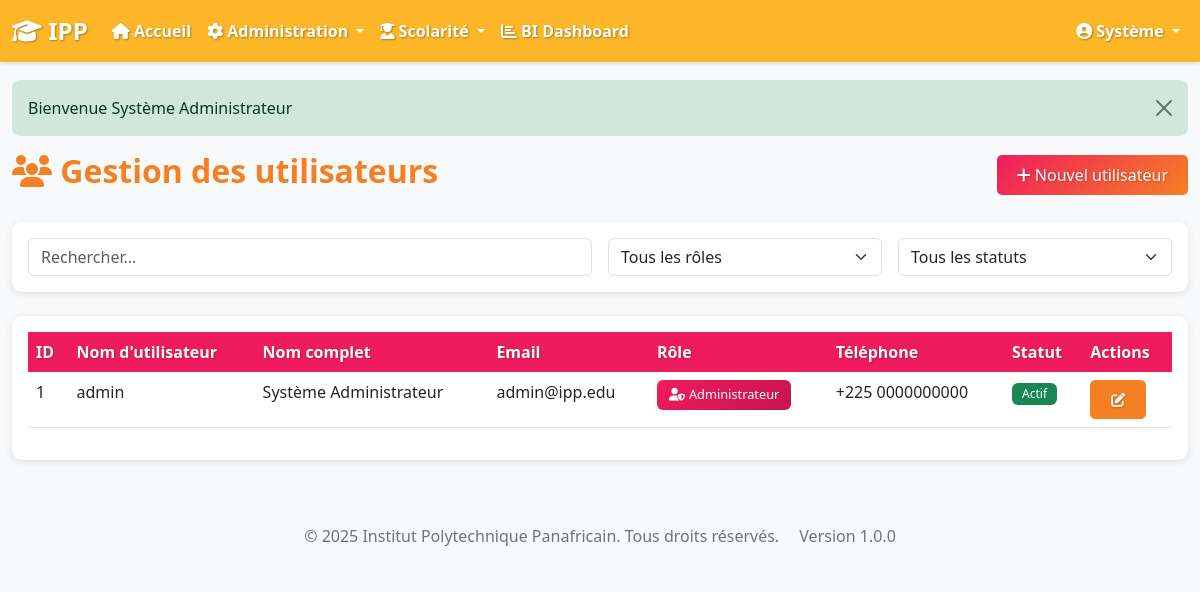
The page /admin/users.php (signed in) on the database its author committed.
### tables this page shows
CREATE TABLE users (
    id INT AUTO_INCREMENT PRIMARY KEY,
    username VARCHAR(50) UNIQUE NOT NULL,
    email VARCHAR(100) UNIQUE NOT NULL,
    password VARCHAR(255) NOT NULL,
    role ENUM('admin', 'scolarite', 'enseignant', 'etudiant', 'direction') NOT NULL,
    nom VARCHAR(100) NOT NULL,
    prenom VARCHAR(100) NOT NULL,
    telephone VARCHAR(20),
    photo VARCHAR(255),
    statut ENUM('actif', 'inactif') DEFAULT 'actif',
    created_at TIMESTAMP DEFAULT CURRENT_TIMESTAMP,
    updated_at TIMESTAMP DEFAULT CURRENT_TIMESTAMP ON UPDATE CURRENT_TIMESTAMP,
    INDEX idx_role (role),
    INDEX idx_statut (statut)
);

### includes/functions.php (called while the page is built, shortened)
<?php
function is_logged_in() {
    return isset($_SESSION['user_id']) && !empty($_SESSION['user_id']);
}
function has_role($role) {
    if (is_array($role)) {
        return in_array($_SESSION['user_role'], $role);
    }
    return $_SESSION['user_role'] === $role;
}
function get_logged_user() {
    return [
        'id' => $_SESSION['user_id'],
        'username' => $_SESSION['username'],
        'role' => $_SESSION['user_role'],
        'nom' => $_SESSION['user_nom'] ?? '',
        'prenom' => $_SESSION['user_prenom'] ?? ''
    ];
}
function get_flash_message() {
    if (isset($_SESSION['flash_message'])) {
        $message = $_SESSION['flash_message'];
        $type = $_SESSION['flash_type'] ?? 'info';
        return ['message' => $message, 'type' => $type];
    }
    return null;
}

### includes/security.php (called while the page is built, shortened)
<?php
function escape_html($string) {
    return htmlspecialchars($string, ENT_QUOTES, 'UTF-8');
}

### admin/users.php (the view, shortened to what this page needs)
<?php
$db = Database::getInstance()->getConnection();
$search = $_GET['search'] ?? '';
$page = isset($_GET['page']) ? max(1, intval($_GET['page'])) : 1;
$per_page = 10;
$offset = ($page - 1) * $per_page;
$sql = "SELECT * FROM users WHERE 1=1";
$params = [];
$sql .= " ORDER BY created_at DESC LIMIT ? OFFSET ?";
$params[] = $per_page;
$params[] = $offset;
$stmt = $db->prepare($sql);
$stmt->execute($params);
$users = $stmt->fetchAll();
include '../includes/header.php';
?>
<div class="row">
    <div class="col-12">
        <div class="d-flex justify-content-between align-items-center mb-4">
            <h2><i class="fas fa-users"></i> Gestion des utilisateurs</h2>
            <button class="btn btn-primary" data-bs-toggle="modal" data-bs-target="#userModal" onclick="resetForm()">
                <i class="fas fa-plus"></i> Nouvel utilisateur
            </button>
        </div>
    </div>
</div>
<div class="card mb-4">
    <div class="card-body">
        <form method="GET" class="row g-3">
            <div class="col-md-6">
                <input type="text" class="form-control" name="search" placeholder="Rechercher..." value="<?php echo htmlspecialchars($search); ?>">
            </div>
            <div class="col-md-3">
                <select class="form-select" id="role_filter" name="role">
                    <option value="">Tous les rôles</option>
                </select>
            </div>
            <div class="col-md-3">
                <select class="form-select" id="statut_filter" name="statut">
                    <option value="">Tous les statuts</option>
                </select>
            </div>
        </form>
    </div>
</div>
<div class="card">
    <div class="card-body">
        <div class="table-responsive">
            <table class="table table-hover">
                <thead>
                    <tr>
                        <th>ID</th>
                        <th>Nom d'utilisateur</th>
                        <th>Nom complet</th>
                        <th>Email</th>
                        <th>Rôle</th>
                        <th>Téléphone</th>
                        <th>Statut</th>
                        <th>Actions</th>
                    </tr>
                </thead>
                <tbody>
                    <?php foreach ($users as $user): ?>
                    <tr>
                        <td><?php echo $user['id']; ?></td>
                        <td><?php echo escape_html($user['username']); ?></td>
                        <td><?php echo escape_html($user['prenom'] . ' ' . $user['nom']); ?></td>
                        <td><?php echo escape_html($user['email']); ?></td>
                        <td>
                            <?php
                            $role_colors = [
                                'admin' => 'background: linear-gradient(135deg, #ef1c5d 0%, #c71450 100%);',
                                'scolarite' => 'background: linear-gradient(135deg, #6f42c1 0%, #5a32a3 100%);',
                                'enseignant' => 'background: linear-gradient(135deg, #f58024 0%, #d66a1a 100%);',
                                'etudiant' => 'background: linear-gradient(135deg, #28a745 0%, #1e7e34 100%);',
                                'bi' => 'background: linear-gradient(135deg, #17a2b8 0%, #138496 100%);'
                            ];
                            $role_icons = [
                                'admin' => 'fas fa-user-shield',
                                'scolarite' => 'fas fa-user-tie',
                                'enseignant' => 'fas fa-chalkboard-teacher',
                                'etudiant' => 'fas fa-user-graduate',
                                'bi' => 'fas fa-chart-pie'
                            ];
                            $role_style = $role_colors[$user['role']] ?? 'background: #6c757d;';
                            $role_icon = $role_icons[$user['role']] ?? 'fas fa-user';
                            ?>
                            <span class="badge" style="<?php echo $role_style; ?> padding: 8px 12px; font-size: 0.8rem;">
                                <i class="<?php echo $role_icon; ?> me-1"></i><?php echo ROLES[$user['role']]; ?>
                            </span>
                        </td>
                        <td><?php echo escape_html($user['telephone']); ?></td>
                        <td>
                            <span class="badge bg-<?php echo $user['statut'] === 'actif' ? 'success' : 'secondary'; ?>">
                                <?php echo ucfirst($user['statut']); ?>
                            </span>
                        </td>
                        <td>
                            <button class="btn btn-sm btn-info" onclick="editUser(<?php echo htmlspecialchars(json_encode($user)); ?>)">
                                <i class="fas fa-edit"></i>
                            </button>
                        </td>
                    </tr>
                    <?php endforeach; ?>
                </tbody>
            </table>
        </div>
    </div>
</div>
<?php include '../includes/footer.php'; ?>

### includes/header.php (shortened to what this page needs)
<?php
$current_user = get_logged_user();
?>
<!DOCTYPE html>
<html lang="fr">
<head>
    <link href="https://cdn.jsdelivr.net/npm/bootstrap@5.3.0/dist/css/bootstrap.min.css" rel="stylesheet">
    <link href="https://cdnjs.cloudflare.com/ajax/libs/font-awesome/6.4.0/css/all.min.css" rel="stylesheet">
    <link href="<?php echo BASE_URL; ?>/assets/css/style.css" rel="stylesheet">
</head>
<body>
    <nav class="navbar navbar-expand-lg navbar-dark bg-primary fixed-top">
        <div class="container-fluid">
            <a class="navbar-brand" href="<?php echo BASE_URL; ?>/index.php">
                <i class="fas fa-graduation-cap"></i> <?php echo APP_SHORT_NAME; ?>
            </a>
            <div class="collapse navbar-collapse" id="navbarNav">
                <ul class="navbar-nav me-auto">
                    <li class="nav-item">
                        <a class="nav-link" href="<?php echo BASE_URL; ?>/index.php">
                            <i class="fas fa-home"></i> Accueil
                        </a>
                    </li>
                    <?php if (has_role(['admin'])): ?>
                    <li class="nav-item dropdown">
                        <a class="nav-link dropdown-toggle" href="#" id="adminDropdown" role="button" data-bs-toggle="dropdown">
                            <i class="fas fa-cog"></i> Administration
                        </a>
                    </li>
                    <?php endif; ?>
                    <?php if (has_role(['admin', 'scolarite'])): ?>
                    <li class="nav-item dropdown">
                        <a class="nav-link dropdown-toggle" href="#" id="navbarScolarite" role="button" data-bs-toggle="dropdown">
                            <i class="fas fa-user-graduate"></i> Scolarité
                        </a>
                    </li>
                    <?php endif; ?>
                    <?php if (has_role(['admin', 'direction'])): ?>
                    <li class="nav-item">
                        <a class="nav-link" href="<?php echo BASE_URL; ?>/bi/dashboard.php">
                            <i class="fas fa-chart-bar"></i> BI Dashboard
                        </a>
                    </li>
                    <?php endif; ?>
                </ul>
                <ul class="navbar-nav">
                    <li class="nav-item dropdown">
                        <a class="nav-link dropdown-toggle" href="#" id="navbarUser" role="button" data-bs-toggle="dropdown">
                            <i class="fas fa-user-circle"></i> <?php echo $current_user['prenom']; ?>
                        </a>
                    </li>
                </ul>
            </div>
        </div>
    </nav>
    <?php if (has_role(['etudiant', 'enseignant'])): ?>
    <div class="d-flex" style="margin-top: 56px;">
        <div class="sidebar border-end" style="width: 280px; min-height: calc(100vh - 56px); position: fixed; top: 56px; left: 0; overflow-y: auto; background: linear-gradient(180deg, #ef1c5d 0%, #c71450 100%);">
            <div class="p-3">
                <?php if (has_role('enseignant')): ?>
                <div class="sidebar-header mb-4 pb-3" style="border-bottom: 1px solid rgba(255,255,255,0.2);">
                    <div class="d-flex align-items-center">
                        <div style="width: 45px; height: 45px; background: rgba(255,255,255,0.2); border-radius: 12px; display: flex; align-items: center; justify-content: center; margin-right: 12px;">
                            <i class="fas fa-chalkboard-teacher text-white"></i>
                        </div>
                        <div>
                            <h6 class="mb-0 text-white fw-bold" style="font-size: 0.9rem;">ESPACE ENSEIGNANT</h6>
                            <small style="color: rgba(255,255,255,0.7); font-size: 0.75rem;">Gestion pédagogique</small>
                        </div>
                    </div>
                </div>
                <nav class="nav flex-column">
                    <a class="nav-link sidebar-link" href="<?php echo BASE_URL; ?>/enseignant/classes.php">
                        <i class="fas fa-school"></i> Mes Classes
                    </a>
                    <a class="nav-link sidebar-link" href="<?php echo BASE_URL; ?>/enseignant/matieres.php">
                        <i class="fas fa-book"></i> Mes Matières
                    </a>
                    <a class="nav-link sidebar-link" href="<?php echo BASE_URL; ?>/enseignant/notes.php">
                        <i class="fas fa-edit"></i> Saisie des notes
                    </a>
                    <a class="nav-link sidebar-link" href="<?php echo BASE_URL; ?>/enseignant/emploi-du-temps.php">
                        <i class="fas fa-calendar-alt"></i> Emploi du temps
                    </a>
                    <a class="nav-link sidebar-link" href="<?php echo BASE_URL; ?>/enseignant/absences.php">
                        <i class="fas fa-calendar-times"></i> Absences
                    </a>
                    <a class="nav-link sidebar-link" href="<?php echo BASE_URL; ?>/enseignant/annonces.php">
                        <i class="fas fa-bullhorn"></i> Annonces d'absence
                    </a>
                    <a class="nav-link sidebar-link" href="<?php echo BASE_URL; ?>/enseignant/documents.php">
                        <i class="fas fa-file-upload"></i> Documents
                    </a>
                </nav>
                <?php endif; ?>
                <?php if (has_role('etudiant')): ?>
                <div class="sidebar-header mb-4 pb-3" style="border-bottom: 1px solid rgba(255,255,255,0.2);">
                    <div class="d-flex align-items-center">
                        <div style="width: 45px; height: 45px; background: rgba(255,255,255,0.2); border-radius: 12px; display: flex; align-items: center; justify-content: center; margin-right: 12px;">
                            <i class="fas fa-user-graduate text-white"></i>
                        </div>
                        <div>
                            <h6 class="mb-0 text-white fw-bold" style="font-size: 0.9rem;">MON ESPACE</h6>
                            <small style="color: rgba(255,255,255,0.7); font-size: 0.75rem;">Suivi académique</small>
                        </div>
                    </div>
                </div>
                <nav class="nav flex-column">
                    <a class="nav-link sidebar-link" href="<?php echo BASE_URL; ?>/etudiant/notes.php">
                        <i class="fas fa-chart-line"></i> Mes notes
                    </a>
                    <a class="nav-link sidebar-link" href="<?php echo BASE_URL; ?>/etudiant/bulletins.php">
                        <i class="fas fa-file-alt"></i> Bulletins
                    </a>
                    <a class="nav-link sidebar-link" href="<?php echo BASE_URL; ?>/etudiant/emploi-du-temps.php">
                        <i class="fas fa-calendar-alt"></i> Emploi du temps
                    </a>
                    <a class="nav-link sidebar-link" href="<?php echo BASE_URL; ?>/etudiant/absences.php">
                        <i class="fas fa-calendar-times"></i> Absences
                    </a>
                    <a class="nav-link sidebar-link" href="<?php echo BASE_URL; ?>/etudiant/documents.php">
                        <i class="fas fa-folder-open"></i> Documents
                    </a>
                    <a class="nav-link sidebar-link" href="<?php echo BASE_URL; ?>/etudiant/paiements.php">
                        <i class="fas fa-money-bill"></i> Paiements
                    </a>
                </nav>
                <?php endif; ?>
            </div>
        </div>
        <div class="flex-grow-1" style="margin-left: 280px;">
            <div class="container-fluid mt-4">
                <?php
                $flash = get_flash_message();
                if ($flash):
                    $alert_class = 'alert-' . ($flash['type'] === 'danger' ? 'danger' : ($flash['type'] === 'success' ? 'success' : 'info'));
                ?>
                <div class="alert <?php echo $alert_class; ?> alert-dismissible fade show" role="alert">
                    <?php echo $flash['message']; ?>
                    <button type="button" class="btn-close" data-bs-dismiss="alert"></button>
                </div>
                <?php endif; ?>
    <?php else: ?>
    <div class="container-fluid mt-4" style="padding-top: 56px;">
        <?php
        $flash = get_flash_message();
        if ($flash):
            $alert_class = 'alert-' . ($flash['type'] === 'danger' ? 'danger' : ($flash['type'] === 'success' ? 'success' : 'info'));
        ?>
        <div class="alert <?php echo $alert_class; ?> alert-dismissible fade show" role="alert">
            <?php echo $flash['message']; ?>
            <button type="button" class="btn-close" data-bs-dismiss="alert"></button>
        </div>
        <?php endif; ?>
    <?php endif; ?>

### rows shown on the page
users: prenom "Système", id "1", username "admin", escape_html($user['prenom'] . ' ' . $user['nom']) "Système Administrateur", email "admin@ipp.edu", role "Administrateur", telephone "+225 0000000000", statut "Actif"

### other values the page prints
APP_SHORT_NAME "IPP"
$flash['message'] "Bienvenue Système Administrateur"
APP_NAME "Institut Polytechnique Panafricain"
APP_VERSION "1.0.0"
